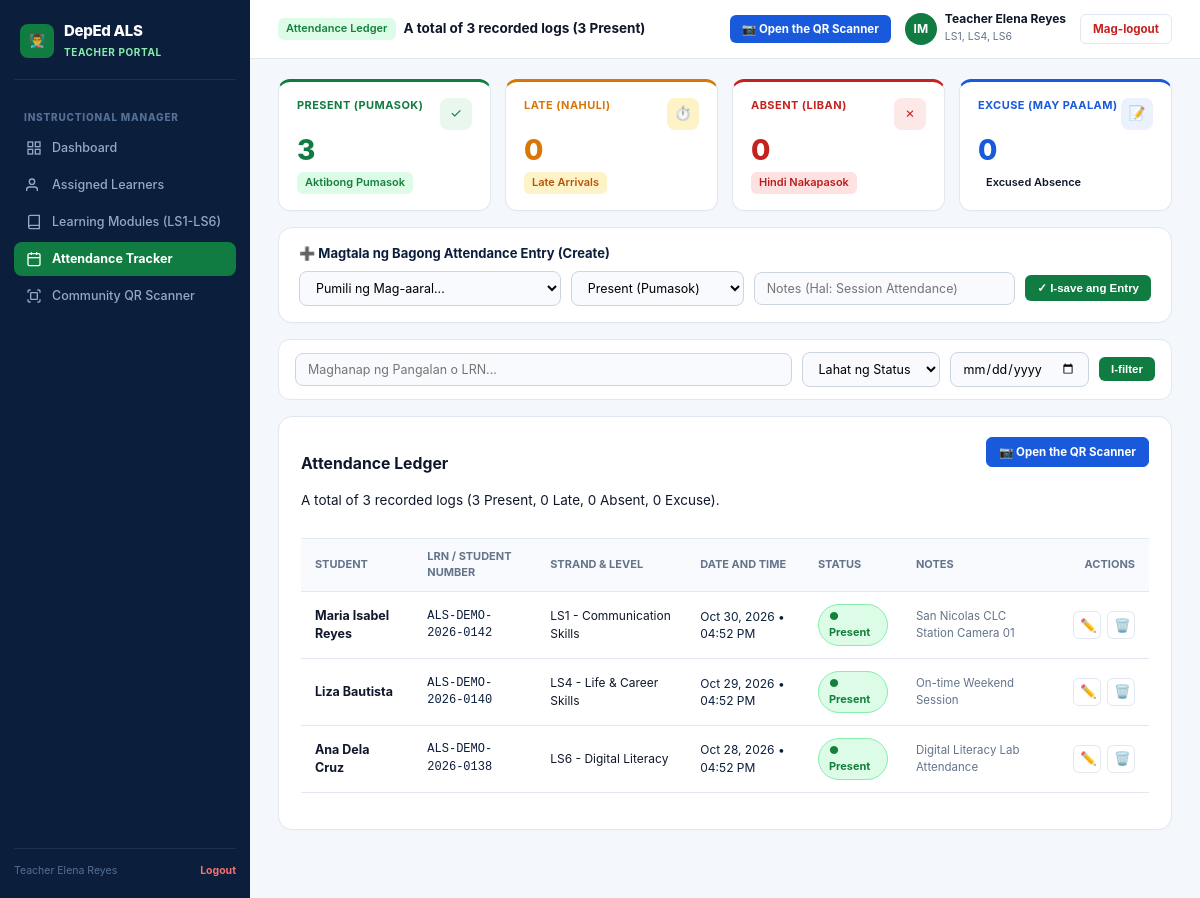
/teacher_attendance.php (signed in), run on the app's committed database.
### tables this page shows
CREATE TABLE IF NOT EXISTS attendance (
  id BIGINT UNSIGNED AUTO_INCREMENT PRIMARY KEY,
  student_id BIGINT UNSIGNED NOT NULL,
  teacher_id BIGINT UNSIGNED NULL,
  scan_date TIMESTAMP DEFAULT CURRENT_TIMESTAMP,
  status VARCHAR(50) NOT NULL DEFAULT 'Present',
  notes VARCHAR(255) NULL,
  INDEX idx_att_student (student_id),
  INDEX idx_att_date (scan_date)
);

CREATE TABLE IF NOT EXISTS students (
  id BIGINT UNSIGNED AUTO_INCREMENT PRIMARY KEY,
  student_number VARCHAR(50) NOT NULL UNIQUE,
  first_name VARCHAR(100) NOT NULL,
  middle_name VARCHAR(100) NULL,
  last_name VARCHAR(100) NOT NULL,
  birthdate DATE NOT NULL,
  age INT NULL,
  gender VARCHAR(20) NOT NULL DEFAULT 'Prefer not to say',
  civil_status VARCHAR(50) DEFAULT 'Single',
  address TEXT NOT NULL,
  contact_number VARCHAR(50) NOT NULL,
  email VARCHAR(150) NULL,
  password VARCHAR(255) NULL,
  strand VARCHAR(100) NOT NULL DEFAULT 'LS1 - Communication Skills',
  assigned_modules VARCHAR(255) NOT NULL DEFAULT 'LS1,LS2,LS3,LS4,LS5,LS6',
  learner_status VARCHAR(100) NOT NULL DEFAULT 'Junior High School',
  status ENUM('Pending', 'Approved', 'Rejected') NOT NULL DEFAULT 'Pending',
  document_status ENUM('Incomplete', 'Complete', 'Under Review') NOT NULL DEFAULT 'Incomplete',
  doc_psa TINYINT(1) NOT NULL DEFAULT 1,
  doc_brgy TINYINT(1) NOT NULL DEFAULT 1,
  doc_card TINYINT(1) NOT NULL DEFAULT 0,
  schedule VARCHAR(100) DEFAULT 'Weekend Classes',
  assigned_center VARCHAR(200) DEFAULT 'San Nicolas Community Learning Center',
  is_archived TINYINT(1) NOT NULL DEFAULT 0,
  date_registered TIMESTAMP DEFAULT CURRENT_TIMESTAMP,
  INDEX idx_student_name (last_name, first_name),
  INDEX idx_student_status (status),
  INDEX idx_student_number (student_number)
);

### functions.php (called while the page is built, shortened)
<?php
function e(?string $value): string {
    return htmlspecialchars($value ?? '', ENT_QUOTES, 'UTF-8');
}

### teacher_attendance.php (the view, shortened to what this page needs)
<?php
require_once __DIR__ . '/db.php';
require_once __DIR__ . '/functions.php';
$teacher = null;
if (!$teacher) {
    $email = $_SESSION['user_email'] ?? 'elena.reyes@deped.gov.ph';
    $stmt = $pdo->prepare('SELECT * FROM teachers WHERE email = ?');
    $stmt->execute([$email]);
    $teacher = $stmt->fetch();
}
$teacherName = $teacher['name'] ?? ($_SESSION['user_name'] ?? 'Teacher Elena Reyes');
$assignedLs = $teacher['assigned_ls'] ?? 'LS1, LS4, LS6';
$searchQuery = trim((string)($_GET['q'] ?? ''));
$dateFilter = trim((string)($_GET['date'] ?? ''));
$attWhere = ['1=1'];
$attParams = [];
$attSql = "
    SELECT a.*, s.first_name, s.last_name, s.student_number, s.strand, s.learner_status
    FROM attendance a
    JOIN students s ON a.student_id = s.id
    WHERE " . implode(' AND ', $attWhere) . "
    ORDER BY a.scan_date DESC
    LIMIT 200
";
$attStmt = $pdo->prepare($attSql);
$attStmt->execute($attParams);
$attendanceLogs = $attStmt->fetchAll();
$countAll = count($attendanceLogs);
$presentCount = count(array_filter($attendanceLogs, fn($a) => $a['status'] === 'Present'));
$lateCount = count(array_filter($attendanceLogs, fn($a) => $a['status'] === 'Late'));
$absentCount = count(array_filter($attendanceLogs, fn($a) => $a['status'] === 'Absent'));
$excuseCount = count(array_filter($attendanceLogs, fn($a) => $a['status'] === 'Excuse' || $a['status'] === 'Excused'));
?>
<!doctype html>
<html lang="tl">
<head>
  <link rel="stylesheet" href="assets/admin.css">
</head>
<body class="admin-body">
<div class="deped-laptop-layout">
  <aside class="deped-sidebar">
    <a href="teacher_dashboard.php" class="deped-sidebar-brand">
      <div class="deped-brand-logo-icon" style="background:#107C41;color:#fff;">
        👨‍🏫
      </div>
      <div class="deped-brand-text">
        <h2>DepEd ALS</h2>
        <span style="color:#86EFAC;">TEACHER PORTAL</span>
      </div>
    </a>
    <div class="sidebar-section-title">INSTRUCTIONAL MANAGER</div>
    <nav class="sidebar-nav-group">
      <a href="teacher_dashboard.php" class="deped-nav-link">
        <svg viewBox="0 0 24 24" fill="none" stroke="currentColor" stroke-width="2"><rect x="3" y="3" width="7" height="7"></rect><rect x="14" y="3" width="7" height="7"></rect><rect x="14" y="14" width="7" height="7"></rect><rect x="3" y="14" width="7" height="7"></rect></svg>
        <span>Dashboard</span>
      </a>
      <a href="teacher_assigned_learners.php" class="deped-nav-link">
        <svg viewBox="0 0 24 24" fill="none" stroke="currentColor" stroke-width="2"><path d="M17 21v-2a4 4 0 0 0-4-4H5a4 4 0 0 0-4 4v2"></path><circle cx="9" cy="7" r="4"></circle></svg>
        <span>Assigned Learners</span>
      </a>
      <a href="teacher_modules.php" class="deped-nav-link">
        <svg viewBox="0 0 24 24" fill="none" stroke="currentColor" stroke-width="2"><path d="M4 19.5A2.5 2.5 0 0 1 6.5 17H20"></path><path d="M6.5 2H20v20H6.5A2.5 2.5 0 0 1 4 19.5v-15A2.5 2.5 0 0 1 6.5 2z"></path></svg>
        <span>Learning Modules (LS1-LS6)</span>
      </a>
      <a href="teacher_attendance.php" class="deped-nav-link active" style="background:#107C41;">
        <svg viewBox="0 0 24 24" fill="none" stroke="currentColor" stroke-width="2"><rect x="3" y="4" width="18" height="18" rx="2" ry="2"></rect><line x1="16" y1="2" x2="16" y2="6"></line><line x1="8" y1="2" x2="8" y2="6"></line><line x1="3" y1="10" x2="21" y2="10"></line></svg>
        <span>Attendance Tracker</span>
      </a>
      <a href="admin_scanner.php" class="deped-nav-link">
        <svg viewBox="0 0 24 24" fill="none" stroke="currentColor" stroke-width="2"><path d="M3 7V5a2 2 0 0 1 2-2h2"></path><path d="M17 3h2a2 2 0 0 1 2 2v2"></path><path d="M21 17v2a2 2 0 0 1-2 2h-2"></path><path d="M7 21H5a2 2 0 0 1-2-2v-2"></path><rect x="7" y="7" width="10" height="10" rx="1"></rect></svg>
        <span>Community QR Scanner</span>
      </a>
    </nav>
    <div class="sidebar-footer-info">
      <span><?= e($teacherName) ?></span>
      <a href="logout.php" style="color:#F87171;text-decoration:none;font-weight:700;">Logout</a>
    </div>
  </aside>
  <div class="deped-main-viewport">
    <header class="deped-top-header">
      <div style="font-weight:750;font-size:13.5px;color:var(--deped-text-dark);display:flex;align-items:center;gap:8px;">
        <span class="stat-box-sub-pill green">Attendance Ledger</span>
        <span>A total of <?= $countAll ?> recorded logs (<?= $presentCount ?> Present)</span>
      </div>
      <div class="header-user-profile">
        <a href="admin_scanner.php" class="toolbar-btn blue" style="background:#185ADB;color:#fff;border:none;">
          📷 Open the QR Scanner
        </a>
        <div class="user-profile-badge">
          <div class="user-avatar-circle" style="background:#107C41;">IM</div>
          <div class="user-info-text">
            <strong><?= e($teacherName) ?></strong>
            <span><?= e($assignedLs) ?></span>
          </div>
        </div>
        <a href="logout.php" class="toolbar-btn" style="color:#C5221F;">Mag-logout</a>
      </div>
    </header>
    <main class="deped-workspace-container">
      <section class="stat-cards-4col-grid" style="margin-bottom:16px;">
        <div class="deped-stat-box" style="border-top:3px solid #107C41;">
          <div class="stat-box-header">
            <span class="stat-box-title" style="color:#107C41;">PRESENT (PUMASOK)</span>
            <div class="stat-box-icon green">✓</div>
          </div>
          <div class="stat-box-big-num" style="color:#107C41;"><?= $presentCount ?></div>
          <span class="stat-box-sub-pill green">Aktibong Pumasok</span>
        </div>
        <div class="deped-stat-box" style="border-top:3px solid #D97706;">
          <div class="stat-box-header">
            <span class="stat-box-title" style="color:#D97706;">LATE (NAHULI)</span>
            <div class="stat-box-icon amber">⏱️</div>
          </div>
          <div class="stat-box-big-num" style="color:#D97706;"><?= $lateCount ?></div>
          <span class="stat-box-sub-pill amber">Late Arrivals</span>
        </div>
        <div class="deped-stat-box" style="border-top:3px solid #C5221F;">
          <div class="stat-box-header">
            <span class="stat-box-title" style="color:#C5221F;">ABSENT (LIBAN)</span>
            <div class="stat-box-icon red">✗</div>
          </div>
          <div class="stat-box-big-num" style="color:#C5221F;"><?= $absentCount ?></div>
          <span class="stat-box-sub-pill red">Hindi Nakapasok</span>
        </div>
        <div class="deped-stat-box" style="border-top:3px solid #185ADB;">
          <div class="stat-box-header">
            <span class="stat-box-title" style="color:#185ADB;">EXCUSE (MAY PAALAM)</span>
            <div class="stat-box-icon blue">📝</div>
          </div>
          <div class="stat-box-big-num" style="color:#185ADB;"><?= $excuseCount ?></div>
          <span class="stat-box-sub-pill blue">Excused Absence</span>
        </div>
      </section>
      <div class="deped-panel-card" style="padding:16px 20px;margin-bottom:16px;">
        <strong style="font-size:13px;color:var(--deped-navy-dark);display:block;margin-bottom:8px;">
          ➕ Magtala ng Bagong Attendance Entry (Create)
        </strong>
        <form method="post" action="teacher_attendance.php" style="display:flex;flex-wrap:wrap;gap:10px;align-items:center;">
          <select name="student_id" required class="search-filter-input" style="min-width:240px;flex:1;">
            <option value="">Pumili ng Mag-aaral...</option>
          </select>
          <select name="status" class="search-filter-input">
            <option value="Present">Present (Pumasok)</option>
          </select>
          <input type="text" name="notes" placeholder="Notes (Hal: Session Attendance)" class="search-filter-input" style="flex:1;min-width:180px;">
          <button type="submit" class="toolbar-btn green" style="background:#107C41;color:#fff;border:none;font-weight:750;">
            ✓ I-save ang Entry
          </button>
        </form>
      </div>
      <form method="get" action="teacher_attendance.php" class="filter-bar-row">
        <input
          type="text"
          name="q"
          value="<?= e($searchQuery) ?>"
          placeholder="Maghanap ng Pangalan o LRN..."
          class="search-filter-input"
          style="min-width:220px;flex:1;"
        >
        <select name="status" class="search-filter-input">
          <option value="">Lahat ng Status</option>
        </select>
        <input
          type="date"
          name="date"
          value="<?= e($dateFilter) ?>"
          class="search-filter-input"
        >
        <button type="submit" class="toolbar-btn green" style="background:#107C41;color:#fff;border:none;">
          I-filter
        </button>
      </form>
      <div class="deped-panel-card">
        <div class="panel-header-row">
          <div>
            <h3>Attendance Ledger</h3>
            <p>A total of <?= $countAll ?> recorded logs (<?= $presentCount ?> Present, <?= $lateCount ?> Late, <?= $absentCount ?> Absent, <?= $excuseCount ?> Excuse).</p>
          </div>
          <a href="admin_scanner.php" class="toolbar-btn blue">
            📷 Open the QR Scanner
          </a>
        </div>
        <table class="deped-full-table">
          <thead>
            <tr>
              <th>STUDENT</th>
              <th>LRN / STUDENT NUMBER</th>
              <th>STRAND & LEVEL</th>
              <th>DATE AND TIME</th>
              <th>STATUS</th>
              <th>NOTES</th>
              <th style="text-align:right;">ACTIONS</th>
            </tr>
          </thead>
          <tbody>
            <?php foreach ($attendanceLogs as $att):
              $stBadgeClass = match (strtolower($att['status'])) {
                'late' => 'late',
                'absent' => 'absent',
                'excuse', 'excused' => 'excuse',
                default => 'present'
              };
            ?>
              <tr>
                <td>
                  <strong><?= e($att['first_name'] . ' ' . $att['last_name']) ?></strong>
                </td>
                <td style="font-family:ui-monospace,monospace;font-size:12px;color:var(--deped-navy-dark);">
                  <?= e($att['student_number']) ?>
                </td>
                <td>
                  <span style="font-size:12px;color:var(--deped-text-dark);"><?= e($att['strand']) ?></span>
                </td>
                <td style="font-size:12px;color:var(--deped-navy-dark);">
                  <?= date('M d, Y • h:i A', strtotime($att['scan_date'])) ?>
                </td>
                <td>
                  <span class="att-badge <?= $stBadgeClass ?>">
                    ● <?= e($att['status']) ?>
                  </span>
                </td>
                <td style="font-size:11.5px;color:var(--deped-text-muted);">
                  <?= e($att['notes'] ?? 'QR Station Scanner (Present)') ?>
                </td>
                <td style="text-align:right;">
                  <div style="display:inline-flex;align-items:center;gap:6px;">
                    <button
                      type="button"
                      class="btn-form1-icon"
                      title="Baguhin ang Attendance Entry (Update)"
                      onclick='openEditAttModal(<?= json_encode($att) ?>)'
                    >
                      ✏️
                    </button>
                    <form method="post" action="teacher_attendance.php" style="display:inline;" onsubmit="return confirm('Sigurado ka bang nais mong burahin ang attendance log na ito?');">
                      <button type="submit" class="btn-form1-icon" style="color:#C5221F;" title="Burahin ang Log (Delete)">
                        🗑️
                      </button>
                    </form>
                  </div>
                </td>
              </tr>
            <?php endforeach; ?>
          </tbody>
        </table>
      </div>
    </main>
  </div>
</div>
</body>
</html>

### teacher_attendance.php (style rules this page uses)
.att-badge { display: inline-flex; align-items: center; gap: 5px; padding: 4px 10px; border-radius: 999px; font-size: 11px; font-weight: 750; }
.att-badge.present { background: #DCFCE7; color: #15803D; border: 1px solid #86EFAC; }
.filter-bar-row { display: flex; flex-wrap: wrap; gap: 10px; align-items: center; margin-bottom: 16px; background: #FFFFFF; padding: 12px 16px; border-radius: 12px; border: 1px solid var(--deped-border-subtle); }
.search-filter-input { padding: 8px 12px; border: 1.5px solid #CBD5E1; border-radius: 8px; font-size: 12.5px; outline: none; background: #F8FAFD; font-family: inherit; }

### data on the page
attendance: student.last_name "Maria Isabel Reyes", student.student_number "ALS-DEMO-2026-0142", student.strand "LS1 - Communication Skills", scan_date "Oct 30, 2026 • 04:52 PM", status "Present", notes "San Nicolas CLC Station Camera 01"
attendance: student.last_name "Liza Bautista", student.student_number "ALS-DEMO-2026-0140", student.strand "LS4 - Life & Career Skills", scan_date "Oct 29, 2026 • 04:52 PM", status "Present", notes "On-time Weekend Session"
attendance: student.last_name "Ana Dela Cruz", student.student_number "ALS-DEMO-2026-0138", student.strand "LS6 - Digital Literacy", scan_date "Oct 28, 2026 • 04:52 PM", status "Present", notes "Digital Literacy Lab Attendance"

### other printed values
$teacherName "Teacher Elena Reyes"
$countAll "3"
$presentCount "3"
$assignedLs "LS1, LS4, LS6"
$lateCount "0"
$absentCount "0"
$excuseCount "0"
